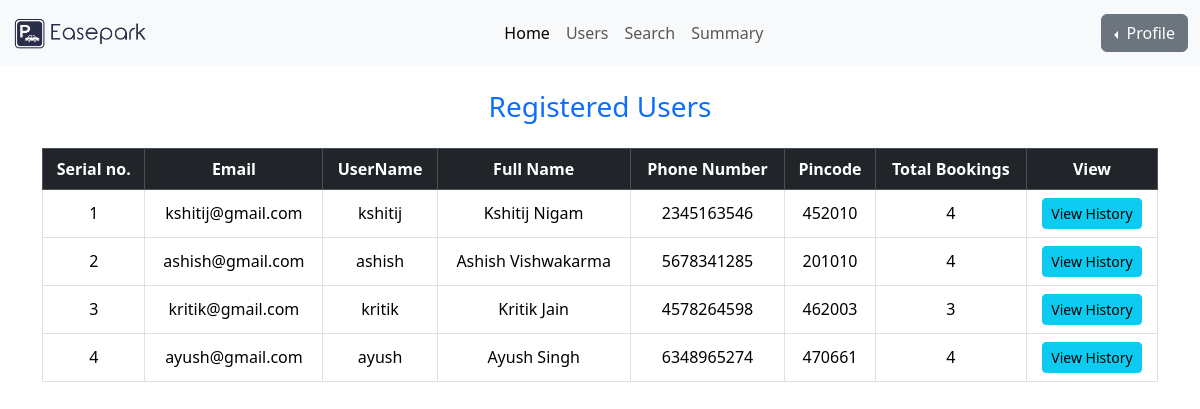
/dashboard/users (signed in), run on an earlier commit of the app's database.
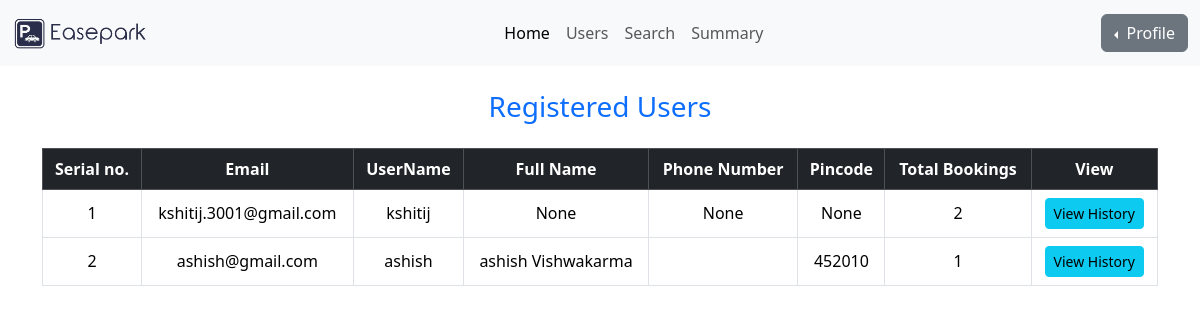
And on a later commit of the database.
### models/user_model.py (models this page shows)
class Users(UserMixin, db.Model):
    id = db.Column(db.Integer, primary_key=True)
    username= db.Column(db.String(100) , unique=True , nullable=False)
    email = db.Column(db.String(150), unique=True, nullable=True)
    password= db.Column(db.String(100) , nullable=False)
    role= db.Column(db.String(15), nullable=False)
    full_name = db.Column(db.String(100), nullable=True)
    phone_number = db.Column(db.String(15), unique=True, nullable=True)
    address = db.Column(db.String(255), nullable=True)
    pin_code = db.Column(db.String(10), nullable=True)
    member_since = db.Column(db.DateTime, default=datetime.utcnow)
    total_bookings = db.Column(db.Integer, default=0)
    reservations = db.relationship('Reservation', backref='user', lazy=True)

### controllers/admin_routes.py (the view)
@admin_blueprint.route('/users')
@login_required
def view_users():
    if current_user.role != 'admin':
        abort(404)
    users=Users.query.filter(Users.role != 'admin').all()
    return render_template('admin_users.html',users=users)

### app.py (called while the page is built, shortened)
@login_manager.user_loader
def load_user(user_id):
    return db.session.get(Users, int(user_id))

@app.before_request
def create_admin_user():
    admin = Users.query.filter_by(username='admin').first()

### templates/admin_users.html (shortened to what this page needs)
<!doctype html>
<html lang="en">
<head>
  <link href="https://cdn.jsdelivr.net/npm/bootstrap@5.3.6/dist/css/bootstrap.min.css" rel="stylesheet"
>
</head>
<body>
  <nav class="navbar navbar-expand-lg bg-body-tertiary" id="navbar">
    <div class="container-fluid">
      <a class="navbar-brand" href="{{ url_for('admin.dashboard') }}">
        <img src="{{ url_for('static', filename='images/logo.png') }}" alt="Easepark Logo"
          style="height: 40px; width: auto;">
      </a>
      <div class="collapse navbar-collapse" id="navbarSupportedContent">
        <ul class="navbar-nav mx-auto mb-2 mb-lg-0">
          <li class="nav-item">
            <a class="nav-link active" aria-current="page" href="{{ url_for('admin.dashboard') }}">Home</a>
          </li>
          <li class="nav-item">
            <a class="nav-link" href="{{ url_for('admin.view_users') }}">Users</a>
          </li>
          <li class="nav-item">
            <a class="nav-link" href="{{ url_for('admin.admin_search') }}">Search</a>
          </li>
          <li class="nav-item">
            <a class="nav-link" href="{{ url_for('admin.admin_summary') }}">Summary</a>
          </li>
        </ul>
        <div class="btn-group dropstart">
          <button type="button" class="btn btn-secondary dropdown-toggle" data-bs-toggle="dropdown"
            aria-expanded="false">
            Profile
          </button>
        </div>
      </div>
    </div>
  </nav>
  <div class="container mt-4">
    <h3 class="text-center text-primary mb-4">Registered Users</h3>
    <div class="table-responsive">
      <table class="table table-bordered table-hover text-center align-middle">
        <thead class="table-dark">
          <tr>
            <th>Serial no.</th>
            <th>Email</th>
            <th>UserName</th>
            <th>Full Name</th>
            <th>Phone Number</th>
            <th>Pincode</th>
            <th>Total Bookings</th>
            <th>View</th>
          </tr>
        </thead>
        <tbody>
          {% for user in users %}
          <tr>
            <td>{{ loop.index }}</td>
            <td>{{ user.email }}</td>
            <td>{{ user.username }}</td>
            <td>{{ user.full_name }}</td>
            <td>{{ user.phone_number }}</td>
            <td>{{ user.pin_code }}</td>
            <td>{{ user.total_bookings }}</td>
            <td><a href="{{ url_for('admin.user_booking_history', user_id=user.id) }}" class="btn btn-info btn-sm">View
                History</a>
            </td>
          </tr>
          {% endfor %}
        </tbody>
      </table>
    </div>
  </div>
</body>
</html>

What changed in the data, as far as the page shows it:
removed Users: email "kritik@gmail.com", username "kritik", full_name "Kritik Jain", phone_number "4578264598", pin_code "462003", total_bookings "3"
removed Users: email "ayush@gmail.com", username "ayush", full_name "Ayush Singh", phone_number "6348965274", pin_code "470661", total_bookings "4"
changed Users "kshitij": email "kshitij@gmail.com" → "kshitij.3001@gmail.com"; full_name "Kshitij Nigam" → "None"; phone_number "2345163546" → "None"; pin_code "452010" → "None"; total_bookings "4" → "2"
changed Users "ashish@gmail.com": full_name "Ashish Vishwakarma" → "ashish Vishwakarma"; pin_code "201010" → "452010"; total_bookings "4" → "1"; phone_number "5678341285" → (not shown)
